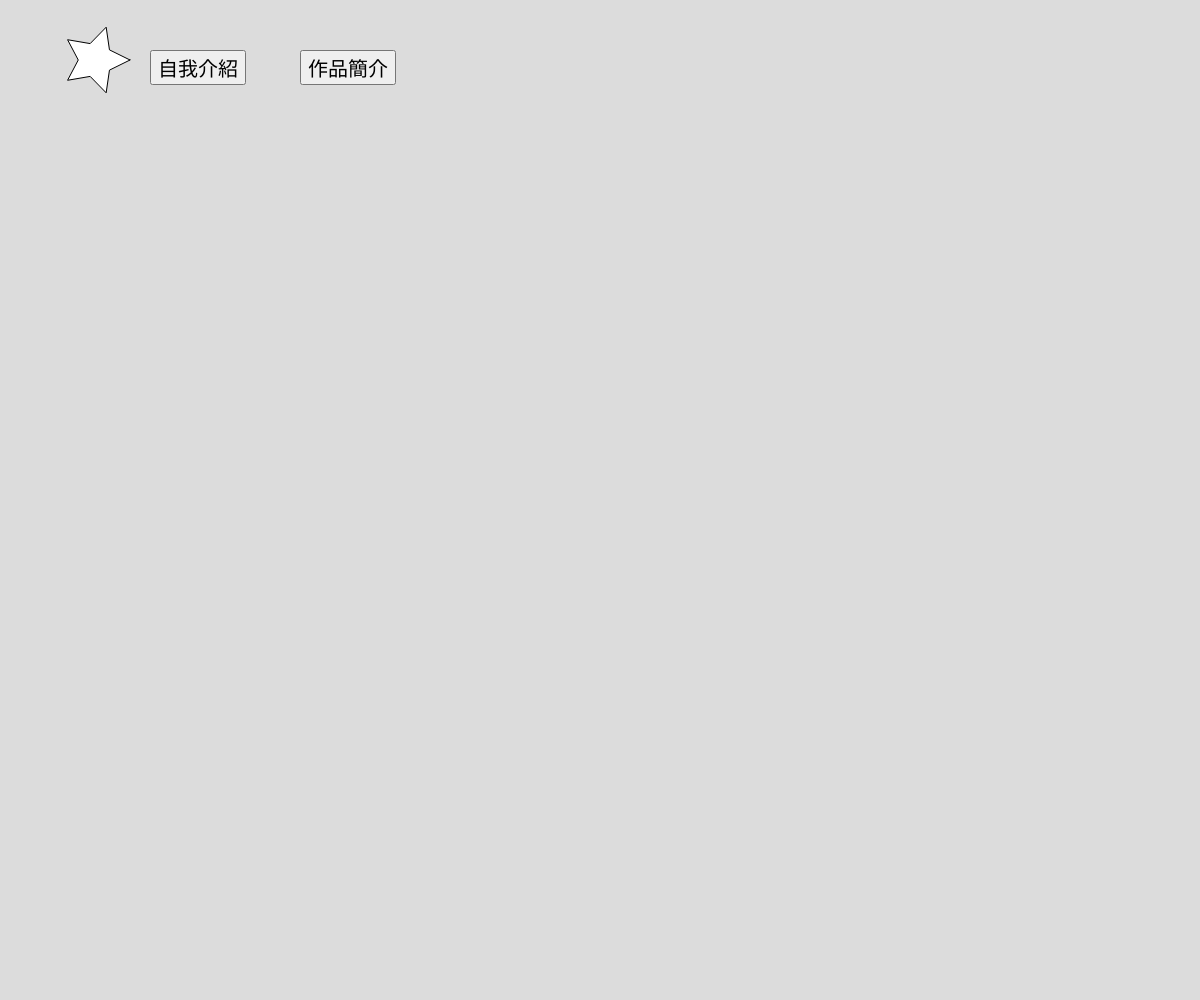
Frame 1 (no input)
Frame 60 (no input): identical to frame 1, image omitted
Frame 120 (the mouse pressed at the canvas centre since frame 60): identical to frame 1, image omitted

The p5.js sketch that drew this single still picture (run headless with seeded random() and noise() and a simulated clock; from frame 60 on, the mouse is pressed at the canvas centre):

// p5.js sketch
// ── sketch.js
let introButton;
let projectButton;
let circleColor;
let intervalId;

function setup() {
  createCanvas(windowWidth, windowHeight);
  introButton = createButton('自我介紹');
  introButton.position(150, 50);
  introButton.style('font-size', '20px');
  introButton.mousePressed(showIntro);
  introButton.mouseOver(startBlinking);
  introButton.mouseOut(stopBlinking);

  projectButton = createButton('作品簡介');
  projectButton.position(300, 50);
  projectButton.style('font-size', '20px');
  projectButton.mousePressed(showProject);
  projectButton.mouseOver(startBlinking);
  projectButton.mouseOut(stopBlinking);

  circleColor = color(255);
}

function draw() {
  background(220);
  let introButtonWidth = introButton.width;
  fill(circleColor);
  drawStar(150 - introButtonWidth / 2 - 20, 50 + 10, introButtonWidth / 4, introButtonWidth / 2);
}

function drawStar(x, y, radius1, radius2) {
  let angle = TWO_PI / 5;
  let halfAngle = angle / 2.0;
  beginShape();
  for (let a = 0; a < TWO_PI; a += angle) {
    let sx = x + cos(a) * radius2;
    let sy = y + sin(a) * radius2;
    vertex(sx, sy);
    sx = x + cos(a + halfAngle) * radius1;
    sy = y + sin(a + halfAngle) * radius1;
    vertex(sx, sy);
  }
  endShape(CLOSE);
}

function showIntro() {
  alert('這是自我介紹');
  let iframe = createElement('iframe');
  iframe.attribute('src', 'https://www.facebook.com/MathKyaru/?locale=zh_TW');
  iframe.attribute('width', windowWidth * 0.8);
  iframe.attribute('height', windowHeight * 0.8);
  iframe.position(windowWidth * 0.1, windowHeight * 0.1);
}

function showProject() {
  alert('這是作品簡介');
  let iframe = createElement('iframe');
  iframe.attribute('src', 'https://www.instagram.com/math_kyaru/');
  iframe.attribute('width', windowWidth * 0.8);
  iframe.attribute('height', windowHeight * 0.8);
  iframe.position(windowWidth * 0.1, windowHeight * 0.1);
}

function windowResized() {
  resizeCanvas(windowWidth, windowHeight);
}

function startBlinking() {
  intervalId = setInterval(() => {
    circleColor = color(random(255), random(255), random(255));
  }, 500);
}

function stopBlinking() {
  clearInterval(intervalId);
  circleColor = color(255);
}
